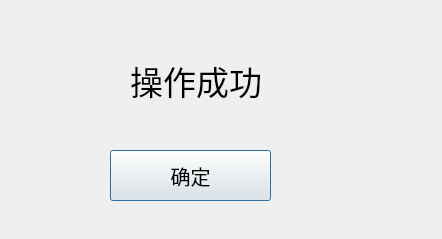
<?xml version="1.0" encoding="UTF-8"?>
<ui version="4.0">
 <class>su_Dialog</class>
 <widget class="QDialog" name="su_Dialog">
  <property name="geometry">
   <rect>
    <x>0</x>
    <y>0</y>
    <width>442</width>
    <height>239</height>
   </rect>
  </property>
  <property name="font">
   <font>
    <pointsize>15</pointsize>
   </font>
  </property>
  <property name="windowTitle">
   <string>Dialog</string>
  </property>
  <widget class="QLabel" name="label">
   <property name="geometry">
    <rect>
     <x>130</x>
     <y>30</y>
     <width>161</width>
     <height>101</height>
    </rect>
   </property>
   <property name="font">
    <font>
     <pointsize>25</pointsize>
    </font>
   </property>
   <property name="text">
    <string>操作成功</string>
   </property>
  </widget>
  <widget class="QPushButton" name="exit">
   <property name="geometry">
    <rect>
     <x>110</x>
     <y>150</y>
     <width>161</width>
     <height>51</height>
    </rect>
   </property>
   <property name="text">
    <string>确定</string>
   </property>
  </widget>
 </widget>
 <resources/>
 <connections/>
</ui>
